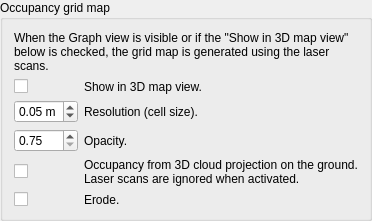
                     <widget class="QGroupBox" name="groupBox_gridMap">
                      <property name="title">
                       <string>Occupancy grid map</string>
                      </property>
                      <property name="checkable">
                       <bool>false</bool>
                      </property>
                      <property name="checked">
                       <bool>false</bool>
                      </property>
                      <layout class="QVBoxLayout" name="verticalLayout_45">
                       <item>
                        <widget class="QLabel" name="label_167">
                         <property name="text">
                          <string>When the Graph view is visible or if the &quot;Show in 3D map view&quot; below is checked, the grid map is generated using the laser scans.</string>
                         </property>
                         <property name="wordWrap">
                          <bool>true</bool>
                         </property>
                        </widget>
                       </item>
                       <item>
                        <layout class="QGridLayout" name="gridLayout_20" columnstretch="0,1">
                         <item row="2" column="0">
                          <widget class="QDoubleSpinBox" name="doubleSpinBox_map_opacity">
                           <property name="suffix">
                            <string/>
                           </property>
                           <property name="minimum">
                            <double>0.750000000000000</double>
                           </property>
                           <property name="maximum">
                            <double>1.000000000000000</double>
                           </property>
                           <property name="value">
                            <double>0.750000000000000</double>
                           </property>
                          </widget>
                         </item>
                         <item row="0" column="0">
                          <widget class="QCheckBox" name="checkBox_map_shown">
                           <property name="text">
                            <string/>
                           </property>
                           <property name="checked">
                            <bool>false</bool>
                           </property>
                          </widget>
                         </item>
                         <item row="0" column="1">
                          <widget class="QLabel" name="label_map_shown">
                           <property name="text">
                            <string>Show in 3D map view.</string>
                           </property>
                          </widget>
                         </item>
                         <item row="1" column="0">
                          <widget class="QDoubleSpinBox" name="doubleSpinBox_map_resolution">
                           <property name="suffix">
                            <string> m</string>
                           </property>
                           <property name="minimum">
                            <double>0.010000000000000</double>
                           </property>
                           <property name="maximum">
                            <double>1.000000000000000</double>
                           </property>
                           <property name="value">
                            <double>0.050000000000000</double>
                           </property>
                          </widget>
                         </item>
                         <item row="1" column="1">
                          <widget class="QLabel" name="label_159">
                           <property name="text">
                            <string>Resolution (cell size).</string>
                           </property>
                          </widget>
                         </item>
                         <item row="2" column="1">
                          <widget class="QLabel" name="label_170">
                           <property name="text">
                            <string>Opacity.</string>
                           </property>
                          </widget>
                         </item>
                         <item row="3" column="0">
                          <widget class="QCheckBox" name="checkBox_map_occupancyFrom3DCloud">
                           <property name="text">
                            <string/>
                           </property>
                           <property name="checked">
                            <bool>false</bool>
                           </property>
                          </widget>
                         </item>
                         <item row="3" column="1">
                          <widget class="QLabel" name="label_210">
                           <property name="text">
                            <string>Occupancy from 3D cloud projection on the ground. Laser scans are ignored when activated.</string>
                           </property>
                           <property name="wordWrap">
                            <bool>true</bool>
                           </property>
                          </widget>
                         </item>
                         <item row="4" column="1">
                          <widget class="QLabel" name="label_224">
                           <property name="text">
                            <string>Erode.</string>
                           </property>
                           <property name="wordWrap">
                            <bool>true</bool>
                           </property>
                          </widget>
                         </item>
                         <item row="4" column="0">
                          <widget class="QCheckBox" name="checkBox_map_erode">
                           <property name="text">
                            <string/>
                           </property>
                           <property name="checked">
                            <bool>false</bool>
                           </property>
                          </widget>
                         </item>
                        </layout>
                       </item>
                      </layout>
                     </widget>
